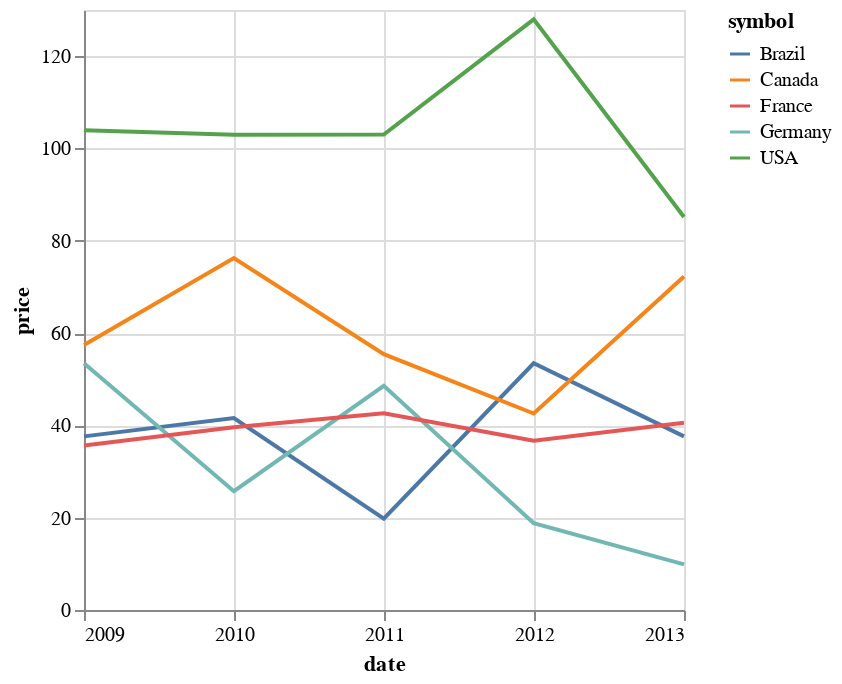

This figure's notebook cell:
### Markdown cell above
#### line chart

A line chart gives us a clear visualization of where the price of a product has traveled over a given time period. In this example we can see the sales history by countries.

### Code cell
%VEGA-LITE specs/line_color.vl.json 
SELECT 
    EXTRACT(YEAR FROM invoiceDate) as date,
    BillingCountry as symbol,
    sum(total) as price
From Invoice
where BillingCountry in ("USA", "Canada", "Germany", "Brazil", "France")
group by date, symbol

### Figure 1 — Vega-Lite specification as saved in the notebook (floating-point values rounded to 4 significant figures)
{"$schema": "https://vega.github.io/schema/vega-lite/v4.json", "data": {"values": [{"date": "2009", "price": "37.62", "symbol": "Brazil"}, {"date": "2009", "price": "57.42", "symbol": "Canada"}, {"date": "2013", "price": "72.27", "symbol": "Canada"}, {"date": "2009", "price": "53.46", "symbol": "Germany"}, {"date": "2009", "price": "103.95", "symbol": "USA"}, {"date": "2010", "price": "102.98", "symbol": "USA"}, {"date": "2010", "price": "41.6", "symbol": "Brazil"}, {"date": "2011", "price": "55.44", "symbol": "Canada"}, {"date": "2012", "price": "42.57", "symbol": "Canada"}, {"date": "2012", "price": "36.66", "symbol": "France"}, {"date": "2010", "price": "76.26", "symbol": "Canada"}, {"date": "2011", "price": "103.01", "symbol": "USA"}, {"date": "2012", "price": "18.81", "symbol": "Germany"}, {"date": "2013", "price": "85.14", "symbol": "USA"}, {"date": "2011", "price": "48.57", "symbol": "Germany"}, {"date": "2013", "price": "40.59", "symbol": "France"}, {"date": "2009", "price": "35.64", "symbol": "France"}, {"date": "2012", "price": "53.46", "symbol": "Brazil"}, {"date": "2010", "price": "25.74", "symbol": "Germany"}, {"date": "2011", "price": "19.8", "symbol": "Brazil"}, {"date": "2010", "price": "39.6", "symbol": "France"}, {"date": "2013", "price": "37.62", "symbol": "Brazil"}, {"date": "2011", "price": "42.61", "symbol": "France"}, {"date": "2012", "price": "127.98", "symbol": "USA"}, {"date": "2013", "price": "9.9", "symbol": "Germany"}]}, "description": "Stock prices of 5 Tech Companies over Time.", "encoding": {"color": {"field": "symbol", "type": "nominal"}, "x": {"field": "date", "type": "temporal"}, "y": {"field": "price", "type": "quantitative"}}, "mark": "line"}
